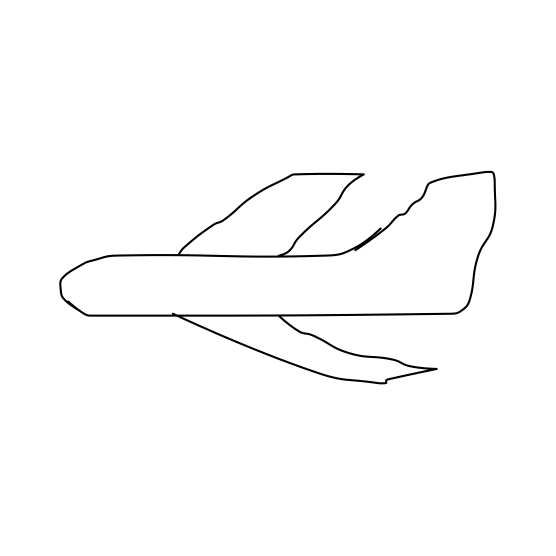
#> input picture dataset/7.png, 1111 x 1111 px (shown at 1/2 size); its folder holds only this picture in this run
$ python generate_dataset.py   (older library calls are emulated)
#> lines starting #> are read from the running program, lines starting #| are printed output that depends on the picture; after the words box and inside, x2 and y2 are one past the last pixel; in counts of white or black regions, pixels touching at a corner belong together
import cv2
import os
import math
from scipy import ndimage, misc
import numpy as np
from matplotlib import pyplot as plt

#resizing the images
images = []
for root, dirnames, filenames in os.walk("./dataset"):
    for filename in filenames:
        filepath = os.path.join(root, filename)
        image = ndimage.imread(filepath, mode="L")
#> image is the input picture: shape (1111, 1111); min 0, max 255, mean 251.8
        image_resized = misc.imresize(image, (300, 300))
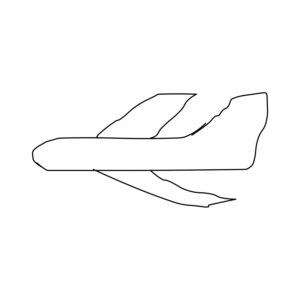
#> image_resized: shape (300, 300); min 2, max 255, mean 251.8
        images.append(image_resized)

[NoOfImages, length, breadth] = [len(images), len(images[0]), len(images[0][0])]
#> NoOfImages = 1; length = 300; breadth = 300

#getting the edges
edges = []
for i in range(NoOfImages):
	getImage = images[i]
	getedges = cv2.Canny(getImage,100,200)
	edges.append(getedges)
#> this loop made 1 pass
#> pass 1, `getedges = cv2.Canny(getImage,100,200)`:
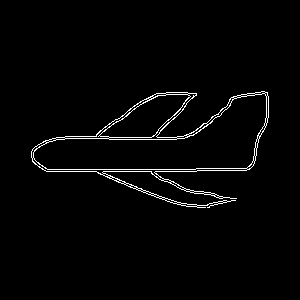
#> getedges: shape (300, 300); 2.1% white in thin lines or dots, all inside (x1, y1, x2, y2) = (31, 91, 269, 208)
#> after the loop, edges = 1 item


[NoOfEdges, lenEdges, brEdges] = [len(edges), len(edges[0]), len(edges[0][0])]
#> NoOfEdges = 1; lenEdges = 300; brEdges = 300
#print(NoOfEdges, lenEdges, brEdges)

#getPatches = []
getImagePatch = []
sift = cv2.xfeatures2d.SIFT_create()
#getting BiCE discriptors corresponding to each patch of size 60*60 with 50% overlap
for n in range(NoOfImages):
	getEdgeImage = edges[n]
	for x in range(9):
		for y in range(9):
			image_patch = getEdgeImage[x*30:x*30+60:1, y*30:y*30+60:1]
			getImagePatch.append(image_patch)
			kp, des = sift.detectAndCompute(image_patch,None)
#> (the run stopped early here; a loop or call above may not have finished)
